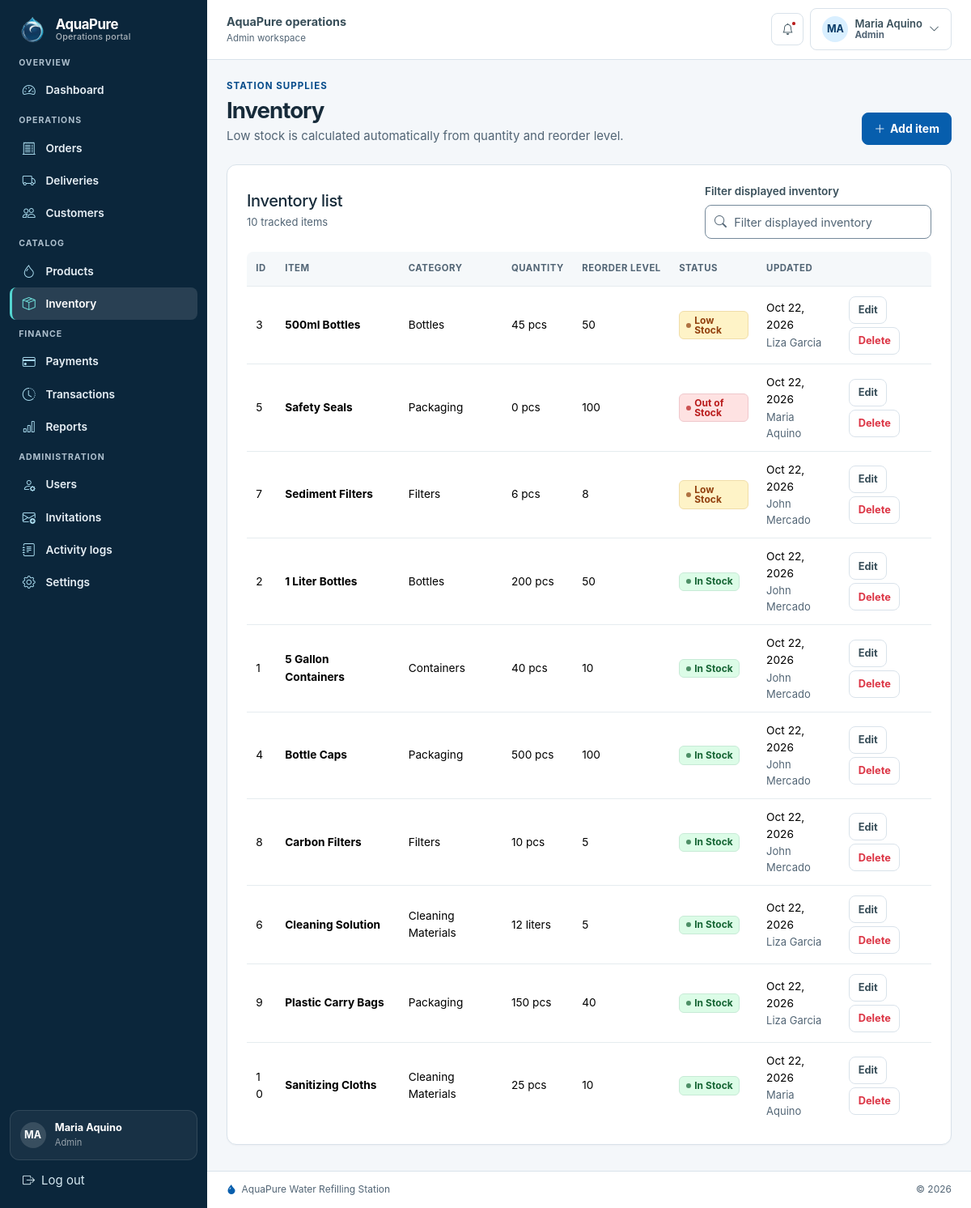
/portal/index.php?page=inventory (signed in), run on the app's committed database.
### tables this page shows
CREATE TABLE users (
    user_id INT UNSIGNED AUTO_INCREMENT PRIMARY KEY,
    full_name VARCHAR(100) NOT NULL,
    username VARCHAR(30) NOT NULL UNIQUE,
    email VARCHAR(100) NOT NULL UNIQUE,
    contact_number VARCHAR(30) NULL,
    password_hash VARCHAR(255) NOT NULL,
    role ENUM('Admin','Staff') NOT NULL,
    account_status ENUM('Active','Inactive') NOT NULL DEFAULT 'Active',
    created_at TIMESTAMP NOT NULL DEFAULT CURRENT_TIMESTAMP,
    updated_at TIMESTAMP NOT NULL DEFAULT CURRENT_TIMESTAMP ON UPDATE CURRENT_TIMESTAMP,
    INDEX idx_users_role_status (role, account_status)
);

CREATE TABLE inventory (
    inventory_id INT UNSIGNED AUTO_INCREMENT PRIMARY KEY,
    item_name VARCHAR(120) NOT NULL UNIQUE,
    category VARCHAR(80) NOT NULL,
    quantity INT UNSIGNED NOT NULL DEFAULT 0,
    unit VARCHAR(30) NOT NULL,
    reorder_level INT UNSIGNED NOT NULL DEFAULT 10,
    status ENUM('In Stock','Low Stock','Out of Stock') NOT NULL DEFAULT 'In Stock',
    updated_by INT UNSIGNED NULL,
    last_updated TIMESTAMP NOT NULL DEFAULT CURRENT_TIMESTAMP ON UPDATE CURRENT_TIMESTAMP,
    CONSTRAINT fk_inventory_user FOREIGN KEY (updated_by) REFERENCES users(user_id) ON UPDATE CASCADE ON DELETE SET NULL
);

### portal/pages/inventory.php (the view, shortened to what the rows shown need)
<?php
$isAdmin = is_admin();
$items = db()
    ->query(
        "SELECT i.*, u.full_name AS updated_by_name
         FROM inventory i
         LEFT JOIN users u ON u.user_id = i.updated_by
         ORDER BY (i.quantity <= i.reorder_level) DESC, i.item_name",
    )
    ->fetchAll();
?>
<header class="page-header">
    <div>
        <h1 class="section-title mb-1">Inventory</h1>
    </div>
</header>
<section class="panel-card">
    <div class="section-header">
        <div><h2 class="h5 mb-1">Inventory list</h2><p class="small text-secondary mb-0"><?= number_format(count($items)) ?> tracked item<?= count($items) === 1 ? "" : "s" ?></p></div>
    </div>
    <div class="table-responsive mobile-table-cards" role="region" tabindex="0" aria-label="Inventory table">
        <table data-layout="cards" role="table" class="table align-middle" id="inventoryTable"><caption class="visually-hidden">Inventory list</caption>
            <thead><tr><th scope="col">ID</th><th scope="col">Item</th><th scope="col">Category</th><th scope="col">Quantity</th><th scope="col">Reorder level</th><th scope="col">Status</th><th scope="col">Updated</th><th scope="col"><span class="visually-hidden">Actions</span></th></tr></thead>
            <tbody>
                <?php foreach ($items as $item): ?>
                    <tr>
                        <td data-column-label="ID"><div class="table-cell-value"><?= (int) $item["inventory_id"] ?></div></td>
                        <td class="table-primary-cell" data-column-label="Item"><div class="table-cell-value"><strong><?= e($item["item_name"]) ?></strong></div></td>
                        <td data-column-label="Category"><div class="table-cell-value"><?= e($item["category"]) ?></div></td>
                        <td data-column-label="Quantity"><div class="table-cell-value"><?= (int) $item["quantity"] ?> <?= e($item["unit"]) ?></div></td>
                        <td data-column-label="Reorder level"><div class="table-cell-value"><?= (int) $item["reorder_level"] ?></div></td>
                        <td data-column-label="Status"><div class="table-cell-value"><span class="badge <?= e(badge_class($item["status"])) ?>"><?= e($item["status"]) ?></span></div></td>
                        <td data-column-label="Updated"><div class="table-cell-value"><div><?= e(date("M d, Y", strtotime($item["last_updated"]))) ?></div><div class="small text-secondary"><?= e($item["updated_by_name"] ?? "System") ?></div></div></td>
                        <td data-column-label="Actions"><div class="table-cell-value">
                            <div class="d-flex gap-1">
                                <a class="btn btn-sm btn-light" href="<?= e(url("portal/index.php?page=inventory&edit=" . $item["inventory_id"])) ?>"><?= $isAdmin ? "Edit" : "Update stock" ?></a>
                                <?php if ($isAdmin): ?>
                                    <button type="button" class="btn btn-sm btn-light text-danger" data-confirm="Delete <?= e($item["item_name"]) ?>? Items with transaction history cannot be deleted." data-confirm-title="Delete inventory item" data-confirm-label="Delete item" data-action="<?= e(url("portal/index.php?page=inventory")) ?>" data-form-action="delete_inventory" data-id="<?= (int) $item["inventory_id"] ?>">Delete</button>
                                <?php endif; ?>
                            </div>
                        </div></td>
                    </tr>
                <?php endforeach; ?>
            </tbody>
        </table>
    </div>
</section>

### includes/portal-header.php (shortened to what the rows shown need)
<?php
$account = current_account();
?>
<!doctype html>
<html lang="en">
<head>
    <link rel="stylesheet" href="<?= e(url("assets/vendor/bootstrap/css/bootstrap.min.css")) ?>">
    <link rel="stylesheet" href="<?= e(url("assets/vendor/bootstrap-icons/font/bootstrap-icons.min.css")) ?>">
    <link rel="stylesheet" href="<?= e(url("assets/css/style.css?v=8")) ?>">
</head>
<body class="operations-page">
<div class="app-shell">
    <aside class="sidebar offcanvas-lg offcanvas-start" tabindex="-1" id="operationsSidebar" aria-labelledby="operationsSidebarLabel">
        <div class="sidebar-content offcanvas-body">
            <div class="sidebar-account">
                <div class="sidebar-account-card">
                    <span class="min-w-0">
                        <span class="sidebar-account-name d-block"><?= e($account["name"]) ?></span>
                        <span class="sidebar-account-role d-block"><?= e($account["role"]) ?></span>
                    </span>
                </div>
            </div>
        </div>
    </aside>
    <div class="app-main">
        <header class="topbar">
            <div class="d-flex align-items-center gap-2 min-w-0">
                <div class="min-w-0">
                    <div class="topbar-title">AquaPure operations</div>
                    <div class="topbar-subtitle d-none d-sm-block"><?= e($account["role"]) ?> workspace</div>
                </div>
            </div>
            <div class="topbar-actions">
                <div class="dropdown">
                    <button class="btn btn-light d-flex align-items-center gap-2" type="button" data-bs-toggle="dropdown" aria-expanded="false" aria-label="Account menu for <?= e($account["name"]) ?>">
                        <span class="d-none d-md-block text-start">
                            <span class="d-block small fw-semibold"><?= e($account["name"]) ?></span>
                            <span class="d-block topbar-subtitle"><?= e($account["role"]) ?></span>
                        </span>
                    </button>
                </div>
            </div>
        </header>
        <main class="page-content" id="mainContent" tabindex="-1">

### data on the page
users: full_name "Maria Aquino", role "Admin"
inventory: inventory_id "3", item_name "500ml Bottles", category "Bottles", quantity "45", unit "pcs", reorder_level "50", status "Low Stock", last_updated "Oct 22, 2026", updated_by.full_name "Liza Garcia"
inventory: inventory_id "5", item_name "Safety Seals", category "Packaging", quantity "0", unit "pcs", reorder_level "100", status "Out of Stock", last_updated "Oct 22, 2026", updated_by.full_name "Maria Aquino"
inventory: inventory_id "7", item_name "Sediment Filters", category "Filters", quantity "6", unit "pcs", reorder_level "8", status "Low Stock", last_updated "Oct 22, 2026", updated_by.full_name "John Mercado"
inventory: inventory_id "2", item_name "1 Liter Bottles", category "Bottles", quantity "200", unit "pcs", reorder_level "50", status "In Stock", last_updated "Oct 22, 2026", updated_by.full_name "John Mercado"
inventory: inventory_id "1", item_name "5 Gallon Containers", category "Containers", quantity "40", unit "pcs", reorder_level "10", status "In Stock", last_updated "Oct 22, 2026", updated_by.full_name "John Mercado"
inventory: inventory_id "4", item_name "Bottle Caps", category "Packaging", quantity "500", unit "pcs", reorder_level "100", status "In Stock", last_updated "Oct 22, 2026", updated_by.full_name "John Mercado"
inventory: inventory_id "8", item_name "Carbon Filters", category "Filters", quantity "10", unit "pcs", reorder_level "5", status "In Stock", last_updated "Oct 22, 2026", updated_by.full_name "John Mercado"
inventory: inventory_id "6", item_name "Cleaning Solution", category "Cleaning Materials", quantity "12", unit "liters", reorder_level "5", status "In Stock", last_updated "Oct 22, 2026", updated_by.full_name "Liza Garcia"
inventory: inventory_id "9", item_name "Plastic Carry Bags", category "Packaging", quantity "150", unit "pcs", reorder_level "40", status "In Stock", last_updated "Oct 22, 2026", updated_by.full_name "Liza Garcia"
inventory: inventory_id "10", item_name "Sanitizing Cloths", category "Cleaning Materials", quantity "25", unit "pcs", reorder_level "10", status "In Stock", last_updated "Oct 22, 2026", updated_by.full_name "Maria Aquino"

### other printed values
$groupLabel "OVERVIEW"
$label "Dashboard"
$groupLabel "OPERATIONS"
$label "Orders"
$label "Deliveries"
$label "Customers"
$groupLabel "CATALOG"
$label "Products"
$label "Inventory"
$groupLabel "FINANCE"
$label "Payments"
$label "Transactions"
$label "Reports"
$groupLabel "ADMINISTRATION"
$label "Users"
